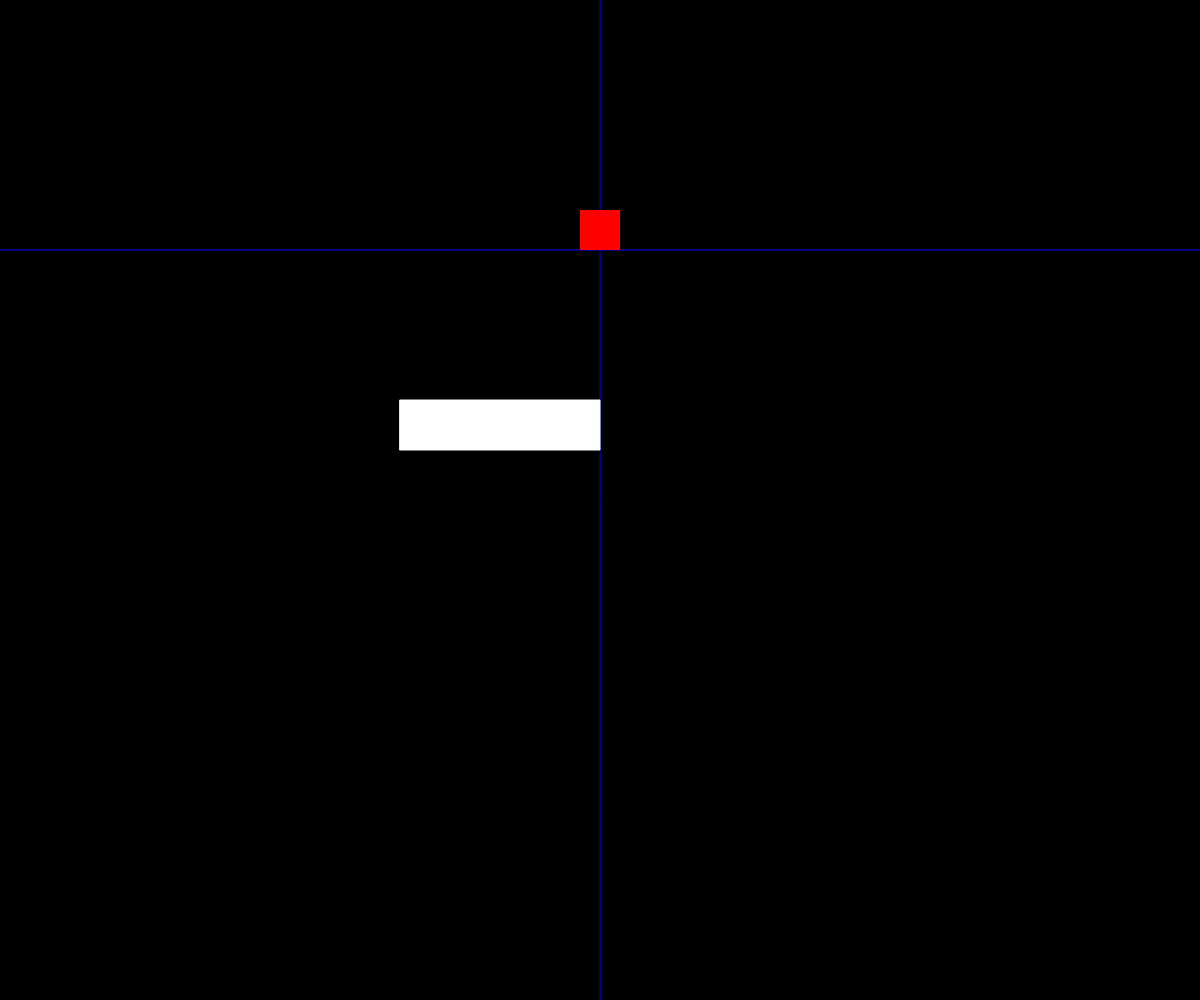
Frame 1 (no input)
Frame 60 (no input): identical to frame 1, image omitted
Frame 120 (the mouse pressed at the canvas centre since frame 60): identical to frame 1, image omitted

The p5.js sketch that drew this single still picture (run headless with seeded random() and noise() and a simulated clock; from frame 60 on, the mouse is pressed at the canvas centre):

// p5.js sketch
// ── sketch.js
//  Seth Reis, Joey Jacob
// 	Date or version number
//  This is a comment
//  The setup function function is called once when your program begins
function setup() {
  var cnv = createCanvas(windowWidth, windowHeight);
  cnv.position(0, 0);
  background(0);
  char = new Character(width/2, height/4);
  plat = new Platform(400, 400, 200, 50);
}

//  The draw function is called @ 30 fps
function draw(){
  background(0);
  stroke(0, 0, 255);
  line(0, height/4, width, height/4);
  line(width/2, 0, width/2, height);
  char.run();
  plat.run();
}

// ── character.js
class Character{
  constructor(x, y){
    this.loc = createVector(x, y)
    this.vel = createVector(0, 0);
    this.acc = createVector(0, 0);
    this.xChange = 0;
    this.yChange = 0;
    this.moving = false;
    this.sideState = 0;
  }

  run(){
    this.checkEdges();
    if(this.moving === false){
     this.checkKeys(); 
    }
    this.update();
    this.render();
  }

  checkEdges(){
    //check if land on top
    if(this.loc.x+20 > plat.x && this.loc.x-20 < plat.x + plat.w
       && this.loc.y > plat.y && this.loc.y < plat.y + plat.h && this.vel.y >= 0){
      this.sideState = 1;
    }
    //check if hit right
    if(this.loc.x-20 > plat.x && this.loc.x-20 < plat.x + plat.w
       && this.loc.y > plat.y && this.loc.y-40 < plat.y + plat.h && this.vel.x <= 0){
      this.sideState = 2;
    }
    //check if hit left
    if(this.loc.x+20 > plat.x && this.loc.x+20 < plat.x + plat.w
       && this.loc.y > plat.y && this.loc.y-40 < plat.y + plat.h && this.vel.x >= 0){
      this.sideState = 2;
    }
    //check if hit bottom
    if(this.loc.x+20 > plat.x && this.loc.x-20 < plat.x + plat.w
       && this.loc.y-40 > plat.y && this.loc.y-40 < plat.y + plat.h && this.vel.y <= 0){
      this.sideState = 3;
    }
    
    if(this.sideState === 1){
      this.xChange = 0;
      this.yChange = 0;
      this.moving = false;
      this.acc = createVector(0, 0);
      this.vel = createVector(0, 0);
      this.loc.y = plat.y;
    } else if(this.sideState === 2){
      this.vel.x = -this.vel.x;
    } else if(this.sideState === 3){
      this.vel.y = -this.vel.y;
    }
    
    this.sideState = 0;
  }

  checkKeys(){
    if(keyIsDown(RIGHT_ARROW)){
      this.xChange++;
    }
    if(keyIsDown(LEFT_ARROW)){
      this.xChange--;
    }
    if(keyIsDown(UP_ARROW)){
      this.yChange--;
    }
  }

  update(){
    if(((this.xChange != 0 || this.yChange != 0)) && keyIsPressed === false && this.moving === false){
      this.acc = createVector(0, 0.5);
      this.vel = createVector(this.xChange/2, this.yChange/2);
      this.moving = true;
    }
    this.vel.add(this.acc);
    this.loc.add(this.vel);
  }

  render(){
    fill(255, 0, 0);
    strokeWeight(0);
    if (keyIsPressed === true && this.moving === false){
      rect(this.loc.x-40, this.loc.y-20, 80, 20);
    } else {
      rect(this.loc.x-20, this.loc.y-40, 40, 40);
    }
    strokeWeight(1);
  }
}

// ── platform.js
class Platform{

constructor(x, y, w, h){
  this.x = x;
  this.y = y;
  this.w = w;
  this.h = h;
}

update(){

}

render(){
stroke(255, 255, 255);
fill(255);
rect(this.x, this.y, this.w, this.h);
stroke(0, 0, 0);
}

run(){
this.update();
this.render();
}

} //end of Platform
